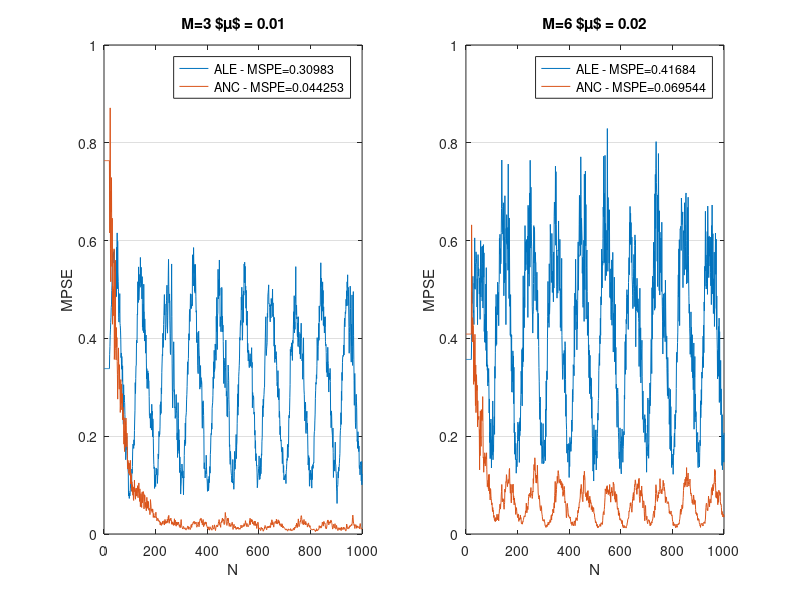

Source code (MATLAB):
clc
clear all
close all
%%
%Params
N = 1000;
trials = 100;
M =6;
mu = 0.05;
f0 = 10;
w_hist = zeros(M,N,trials);
e_hist=zeros(trials,N);
e_pred=zeros(trials,N);
for k=1:trials
    w_e = zeros(M,N);
    x = sin(f0*2*pi*(1:N)/N);
    v = randn(1,N+2);
    n = v(3:end)+0.5*v(1:end-2);
    s=x+n;
    x_h = zeros(1,N);
    for i=M+2:N
        u = n(i:-1:i-M+1)';
        u_est(i) = w_e(:,i)'*u;
        e(i) =  n(i) - u_est(i);
        w_e(:,i+1) =  w_e(:,i) + mu*e(i)*u;
        x_h(i) = s(i) -u_est(i);
    end
    w_hist(:,:,k) = w_e(:,1:N);
    e_hist(k,:) = e;
    e_pred(k,:) = x-x_h;
end
% plot(x_h)
plot(10*log10(mean(e_pred.^2)))
% 
%get ALE estimate from prev
%% load and plot
load part3_3c.mat
M = 3;
mu=0.01;
subplot(1,2,1)
pred_e_ANC_av(1:20) = pred_e_ANC_av(21);
pred_e_ALE_av(1:20) = pred_e_ALE_av(21);
plot([pred_e_ALE_av;pred_e_ANC_av]')
set(gca,'YGrid', 'on')
title(sprintf('M=%s $\\mu$ = %s',num2str(M),num2str(mu)))
leg1 = sprintf('ALE - MSPE=%s',num2str(mean(pred_e_ALE_av(30:end))));
leg2 = sprintf('ANC - MSPE=%s',num2str(mean(pred_e_ANC_av(30:end))));
legend(leg1,leg2)
xlabel('N')
ylabel('MPSE');

subplot(1,2,2)
load part3_3c1.mat
pred_e_ANC_av(1:20) = pred_e_ANC_av(21);
pred_e_ALE_av(1:20) = pred_e_ALE_av(21);
M = 6;
mu=0.02;
plot([pred_e_ALE_av;pred_e_ANC_av]')
set(gca,'YGrid', 'on')
title(sprintf('M=%s $\\mu$ = %s',num2str(M),num2str(mu)))
leg1 = sprintf('ALE - MSPE=%s',num2str(mean(pred_e_ALE_av(30:end))));
leg2 = sprintf('ANC - MSPE=%s',num2str(mean(pred_e_ANC_av(30:end))));
legend(leg1,leg2)
xlabel('N')
ylabel('MPSE');